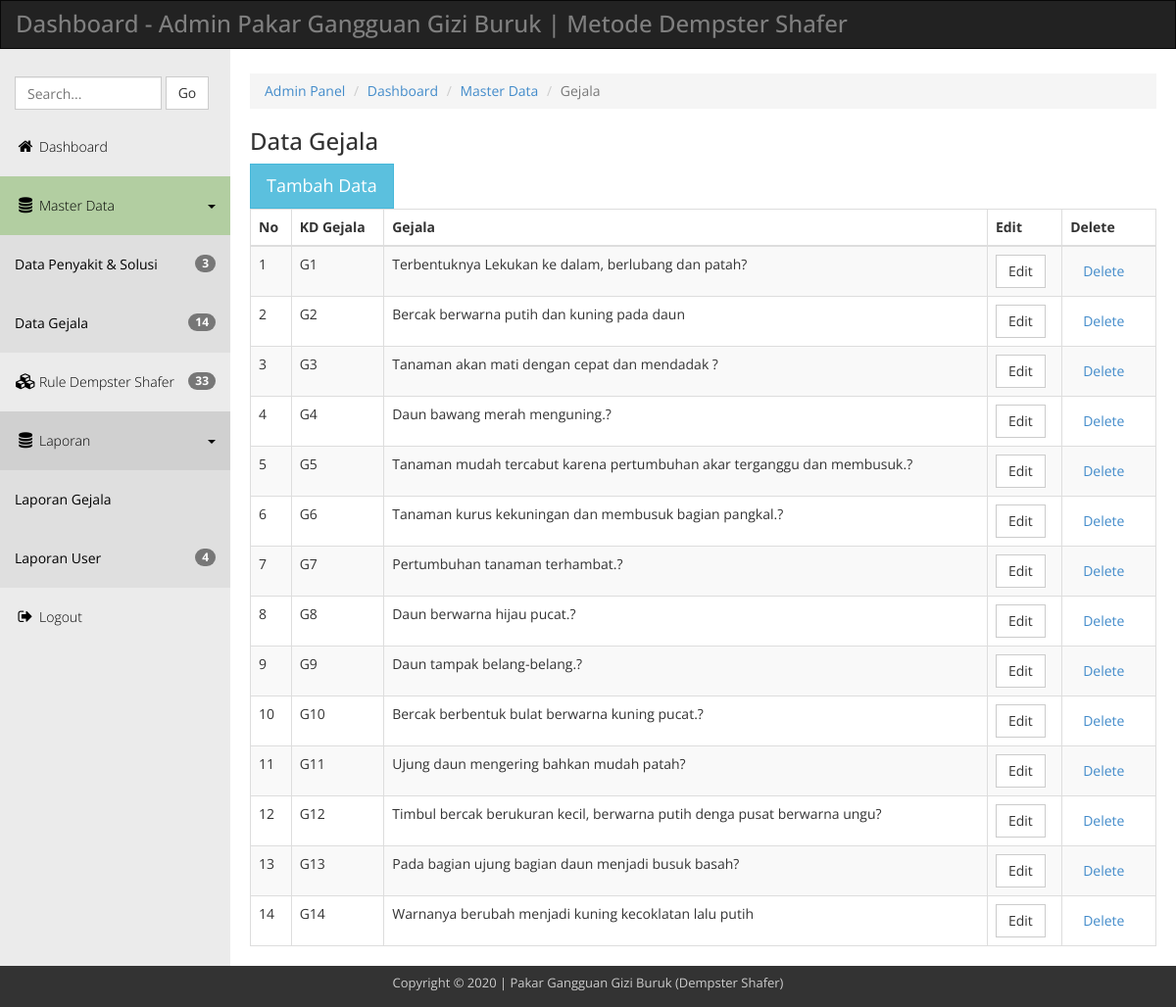
Screenshot of /modul/diagnosa/admin/gejala.php with the database file from the repository.
### tables this page shows
CREATE TABLE `tb_gejala` (
  `id` int(11) NOT NULL,
  `kdgejala` varchar(3) DEFAULT NULL,
  `gejala` text DEFAULT NULL
);

### modul/diagnosa/admin/gejala.php (the view, shortened to what this page needs)
<!DOCTYPE html>
<head>
  <link rel="stylesheet" href="css/templatemo_main.css">
</head>
<body>
  <div class="navbar navbar-inverse" role="navigation">
      <div class="navbar-header">
        <div class="logo"><h1>Dashboard - Admin Pakar Gangguan Gizi Buruk | Metode Dempster Shafer</h1></div>
      </div>
    </div>
    <div class="template-page-wrapper">
      <div class="navbar-collapse collapse templatemo-sidebar">
        <ul class="templatemo-sidebar-menu">
          <li>
            <form class="navbar-form">
              <input type="text" class="form-control" id="templatemo_search_box" placeholder="Search...">
              <span class="btn btn-default">Go</span>
            </form>
          </li>
          <li><a href="index.php"><i class="fa fa-home"></i>Dashboard</a></li>
          <li class="sub open active">
            <a href="javascript:;">
              <i class="fa fa-database"></i>Master Data <div class="pull-right"><span class="caret"></span></div>
            </a>
            <ul class="templatemo-submenu">
              <li><a href="penyakit.php"><span class="badge pull-right"><?php include "koneksi.php"; $queryNP=mysqli_query($koneksi,"SELECT * FROM tb_penyakit"); $numNP=mysqli_num_rows($queryNP); echo $numNP;?></span>Data Penyakit & Solusi</a></li>
              <li><a href="gejala.php"><span class="badge pull-right"><?php $queryNP=mysqli_query($koneksi,"SELECT * FROM tb_gejala"); $numNP=mysqli_num_rows($queryNP); echo $numNP;?></span>Data Gejala</a></li>
            </ul>
          </li>
          <li><a href="basis_pengetahuan.php"><i class="fa fa-cubes"></i><span class="badge pull-right"><?php $queryNR=mysqli_query($koneksi,"SELECT * FROM tb_rules"); $numNR=mysqli_num_rows($queryNR); echo $numNR;?></span>Rule Dempster Shafer</a></li>
          <li class="sub open">
            <a href="javascript:;">
              <i class="fa fa-database"></i>Laporan<div class="pull-right"><span class="caret"></span></div>
            </a>
            <ul class="templatemo-submenu">
              <li><a href="lapgejala.php">Laporan Gejala</a></li>
              <li><a href="lapuser.php"><span class="badge pull-right"><?php $queryNP3=mysqli_query($koneksi,"SELECT * FROM tbpasien"); $numNP3=mysqli_num_rows($queryNP3); echo $numNP3;?></span>Laporan User</a></li>
            </ul>
          </li>
          <li><a href="javascript:;" data-toggle="modal" data-target="#confirmModal"><i class="fa fa-sign-out"></i>Logout</a></li>
        </ul>
      </div>
      <div class="templatemo-content-wrapper">
        <div class="templatemo-content">
          <ol class="breadcrumb">
            <li><a href="index.php">Admin Panel</a></li>
            <li><a href="#">Dashboard</a></li>
            <li><a href="#">Master Data</a></li>
            <li class="active">Gejala</li>
          </ol>
          <h1>Data Gejala</h1>
<button type="button" class="btn btn-info btn-lg" data-toggle="modal" data-target="#myModal">Tambah Data</button>
                   <div class="row">
            <div class="col-md-12">
              <div class="table-responsive">
                <table class="table table-striped table-hover table-bordered">
                  <thead>
                    <tr>
                      <th>No</th>
                      <th>KD Gejala</th>
                      <th>Gejala</th>
                      <th>Edit</th>
                      <th>Delete<input type="hidden" id="texthapus"></th>
                    </tr>
                  </thead>
                  <tbody>
                    <?php
	$sql = "SELECT * FROM tb_gejala  ORDER BY id";
	$qry = mysqli_query($koneksi,$sql) or die ("SQL Error".mysqli_error());
	$no=0;
	while ($data = mysqli_fetch_array ($qry)) {
	$no++;
   ?>
                    <tr>
                      <td><?php echo $no;?></td>
                      <td><?php echo $data['kdgejala'];?></td>
                      <td><?php echo $data['gejala'];?></td>
                      <td><a href="edgejala.php?id=<?php echo $data['id'];?>" class="btn btn-default">Edit</a></td>
                      <td><a onClick="return HapusData('<?php echo $data['id'];?>');" data-toggle="modal" data-target="#confirmModal2" class="btn btn-link">Delete</a>
                      </td>
                    </tr><?php }?>
                  </tbody>
                </table>
              </div>
            </div>
          </div>
        </div>
      </div>
      <footer class="templatemo-footer">
        <div class="templatemo-copyright">
          <p>Copyright &copy; 2020 | Pakar Gangguan Gizi Buruk (Dempster Shafer)</p>
        </div>
      </footer>
    </div>
</body>
</html>

### modul/diagnosa/admin/css/templatemo_main.css (style rules this page uses)
* { font-family: 'Open Sans', sans-serif; }
body { background-color: rgb(235,235,235); }
h1 { font-size: 24px; }
.logo { display: inline-block; }
.logo h1 { font-size: 24px; margin: 10px 15px; }
.templatemo-content-wrapper { float: left; width: 100%; }
.templatemo-content { margin-left: 235px; margin-top: 0px; min-height: 600px; padding: 25px 20px 0 20px; background-color: white; overflow-x: hidden; }
.templatemo-footer { clear: both; font-size: 13px; padding: 8px 0 5px 0; text-align: center; color: #ccc; background-color: #333; }
#templatemo_search_box { width: 150px; display: inline-block; }
.navbar { margin-bottom: 0; border-radius: 0; }
.navbar-header { color: rgb(127,127,127); }
.templatemo-sidebar { padding: 0; margin-top: 20px; }
.templatemo-sidebar .templatemo-sidebar-menu { list-style: none; margin: 0; padding: 0; }
.templatemo-sidebar .templatemo-sidebar-menu > li { display: block; margin: 0; padding: 0; border: 0px; }
.templatemo-sidebar .templatemo-sidebar-menu > li > a { display: block; position: relative; margin: 0; border: 0px; padding: 20px 15px; text-decoration: none; font-size: 14px; font-weight: 300; }
.templatemo-sidebar-menu a { color: black; }
.templatemo-sidebar-menu li.sub .templatemo-submenu { display: none; }
.templatemo-sidebar-menu li.sub.open .templatemo-submenu { display: block; }
.templatemo-submenu { padding-left: 0; }
.templatemo-submenu li { list-style: none; background-color: #DFDFDF; }
.templatemo-submenu li a { display: block; padding: 20px 15px; margin: 0; }
.templatemo-sidebar-menu > li.sub.open > a { background-color: rgba(145,145,145,0.3); }
.templatemo-sidebar .templatemo-sidebar-menu >li.active, .templatemo-sidebar .templatemo-sidebar-menu>li>a:hover { background-color: rgb(191, 232, 167); }
.templatemo-sidebar .templatemo-sidebar-menu > li > a > i { font-size: 16px; top: 2px; margin-top: 1px; margin-left: 1px; margin-right: 4px; display: inline-block; width: 1.25em; text-align: center; }
.nav-pills>li>a, .nav-tabs>li>a, .alert, .progress, .panel, .btn, .panel-group .panel, .form-control, .modal-content, .breadcrumb { border-radius: 0; }
@media screen and (min-width: 992px) { .templatemo-sidebar { width: 235px; float: left; position: relative; margin-right: -100%; } }

### rows the page displays
tb_gejala: kdgejala "G1", gejala "Terbentuknya Lekukan ke dalam, berlubang dan patah?"
tb_gejala: kdgejala "G2", gejala "Bercak berwarna putih dan kuning pada daun"
tb_gejala: kdgejala "G3", gejala "Tanaman akan mati dengan cepat dan mendadak ?"
tb_gejala: kdgejala "G4", gejala "Daun bawang merah menguning.?"
tb_gejala: kdgejala "G5", gejala "Tanaman mudah tercabut karena pertumbuhan akar terganggu dan membusuk.?"
tb_gejala: kdgejala "G6", gejala "Tanaman kurus kekuningan dan membusuk bagian pangkal.?"
tb_gejala: kdgejala "G7", gejala "Pertumbuhan tanaman terhambat.?"
tb_gejala: kdgejala "G8", gejala "Daun berwarna hijau pucat.?"
tb_gejala: kdgejala "G9", gejala "Daun tampak belang-belang.?"
tb_gejala: kdgejala "G10", gejala "Bercak berbentuk bulat berwarna kuning pucat.?"
tb_gejala: kdgejala "G11", gejala "Ujung daun mengering bahkan mudah patah?"
tb_gejala: kdgejala "G12", gejala "Timbul bercak berukuran kecil, berwarna putih denga pusat berwarna ungu?"
tb_gejala: kdgejala "G13", gejala "Pada bagian ujung bagian daun menjadi busuk basah?"
tb_gejala: kdgejala "G14", gejala "Warnanya berubah menjadi kuning kecoklatan lalu putih"

### other values shown
$numNP "3"
$numNP "14"
$numNR "33"
$numNP3 "4"
